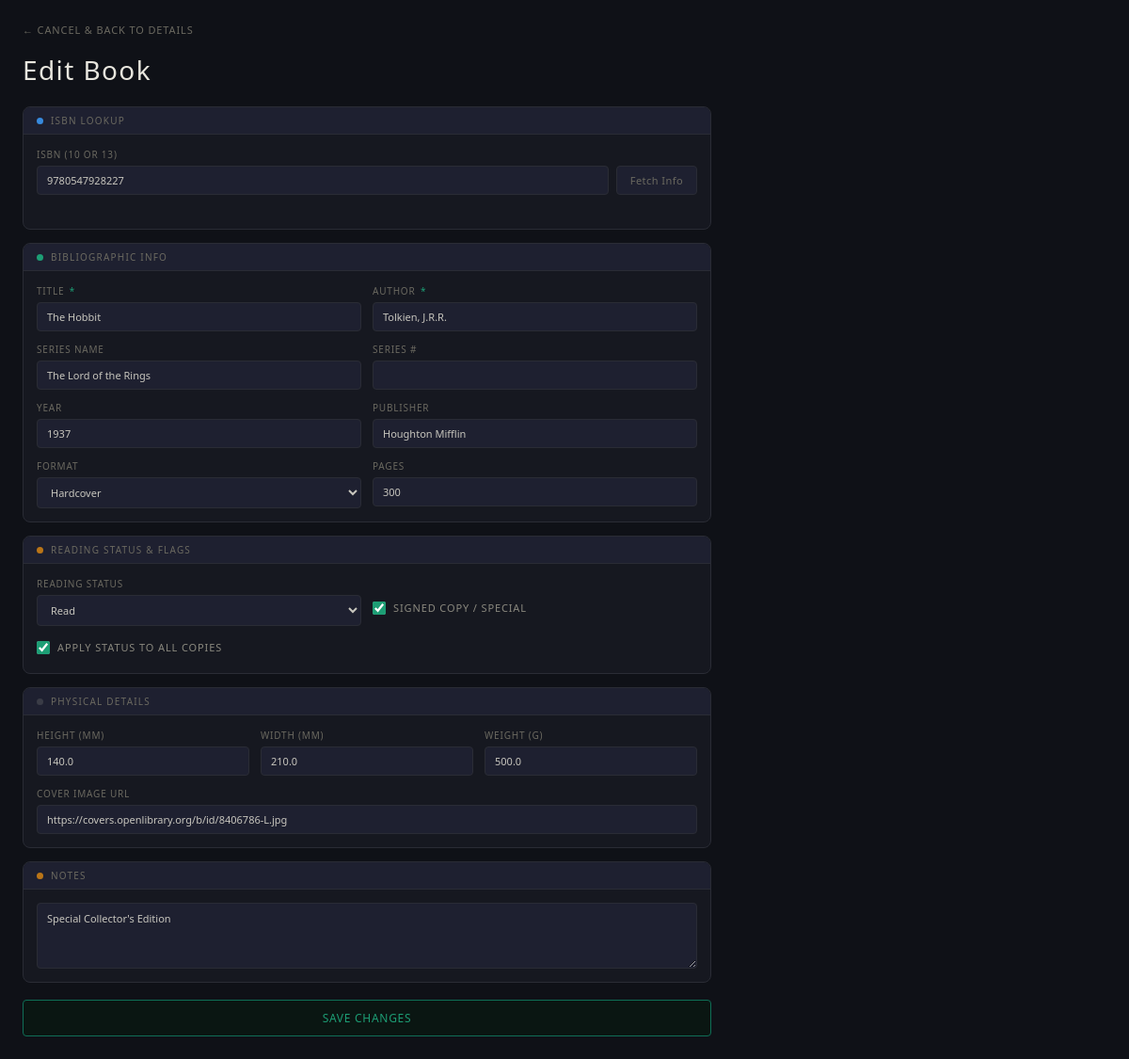
The page /book/3/edit on the database its author committed.
### tables this page shows
CREATE TABLE books (
            id INTEGER PRIMARY KEY AUTOINCREMENT,
            title TEXT NOT NULL,
            author TEXT NOT NULL,
            isbn TEXT,
            publisher TEXT,
            binding TEXT,
            page_count INTEGER,
            published_year INTEGER,
            series_title TEXT,
            series_number REAL,
            height REAL,
            width REAL,
            weight REAL,
            notes TEXT,
            cover_url TEXT,
            read_status TEXT DEFAULT NULL,
            is_signed INTEGER DEFAULT 0,
            no_isbn INTEGER DEFAULT 0
        , cover_filename TEXT);

### app.py (the view, shortened to what this page needs)
    @app.route('/book/<int:book_id>/edit', methods=('GET', 'POST'))
    def edit_book(book_id):
        conn = get_db_connection()
        book = conn.execute('SELECT * FROM books WHERE id = ?', (book_id,)).fetchone()
        if book is None:
            conn.close()
            abort(404)
        conn.close()
        return render_template('add_book.html', book=book)

### app.py (called while the page is built)
@app.context_processor
def inject_mode():
    return dict(is_read_only=IS_READ_ONLY)

def get_db_connection():
    base_dir = os.path.dirname(os.path.abspath(__file__))
    db_path = os.path.join(base_dir, 'data', 'books.db')
    conn = sqlite3.connect(db_path)
    conn.row_factory = sqlite3.Row
    return conn

### templates/add_book.html (shortened to what this page needs)
<!DOCTYPE html>
<html lang="en">
<head>
</head>
<body>
    {% if book %}
        <a href="/book/{{ book['id'] }}" class="nav-link">← Cancel &amp; Back to Details</a>
    {% else %}
        <a href="/" class="nav-link">← Cancel &amp; Back to Library</a>
    {% endif %}
    <h1>{% if book %}Edit Book{% else %}Add New Book{% endif %}</h1>
    <form method="POST">
        <div class="card">
            <div class="card-header">
                <div class="dot dot-blue"></div>
                ISBN Lookup
            </div>
            <div class="card-body">
                <div class="form-group">
                    <label>ISBN (10 or 13)</label>
                    <div class="isbn-row">
                        <input type="text" id="isbn" name="isbn" value="{{ book['isbn'] if book else '' }}" placeholder="e.g. 9780441013593">
                        <button type="button" class="btn-fetch" id="fetch-btn">Fetch Info</button>
                    </div>
                    <div id="api-status"></div>
                </div>
            </div>
        </div>
        <div class="card">
            <div class="card-header">
                <div class="dot dot-teal"></div>
                Bibliographic Info
            </div>
            <div class="card-body">
                <div class="form-row">
                    <div class="form-group">
                        <label>Title <span class="required">*</span></label>
                        <input type="text" id="title" name="title" value="{{ book['title'] if book else '' }}" required>
                    </div>
                    <div class="form-group">
                        <label>Author <span class="required">*</span></label>
                        <input type="text" id="author" name="author" value="{{ book['author'] if book else '' }}" required>
                    </div>
                </div>
                <div class="form-row">
                    <div class="form-group">
                        <label>Series Name</label>
                        <input type="text" id="series_title" name="series_title" value="{{ book['series_title'] if book and book['series_title'] else '' }}">
                    </div>
                    <div class="form-group">
                        <label>Series #</label>
                        <input type="number" step="0.1" id="series_number" name="series_number" value="{{ book['series_number'] if book and book['series_number'] else '' }}">
                    </div>
                </div>
                <div class="form-row">
                    <div class="form-group">
                        <label>Year</label>
                        <input type="number" id="published_year" name="published_year" value="{{ book['published_year'] if book and book['published_year'] else '' }}">
                    </div>
                    <div class="form-group">
                        <label>Publisher</label>
                        <input type="text" id="publisher" name="publisher" value="{{ book['publisher'] if book and book['publisher'] else '' }}">
                    </div>
                </div>
                <div class="form-row">
                    <div class="form-group">
                        <label>Format</label>
                        <select id="binding" name="binding">
                            <option value="Hardcover" {% if book and book['binding'] == 'Hardcover' %}selected{% endif %}>Hardcover</option>
                        </select>
                    </div>
                    <div class="form-group">
                        <label>Pages</label>
                        <input type="number" id="page_count" name="page_count" value="{{ book['page_count'] if book and book['page_count'] else '' }}">
                    </div>
                </div>
            </div>
        </div>
        <div class="card">
            <div class="card-header">
                <div class="dot dot-amber"></div>
                Reading Status &amp; Flags
            </div>
            <div class="card-body">
                <div class="form-row">
                    <div class="form-group">
                        <label>Reading Status</label>
                        <select id="read_status" name="read_status">
                            <option value="Read" {% if book and book['read_status'] == 'Read' %}selected{% endif %}>Read</option>
                        </select>
                        <div class="checkbox-group" style="margin-top:4px">
                            <input type="checkbox" id="sync_status" name="sync_status" checked>
                            <label for="sync_status" class="checkbox-label">Apply status to all copies</label>
                        </div>
                    </div>
                    <div class="form-group">
                        <label>&nbsp;</label>
                        <div class="checkbox-group">
                            <input type="checkbox" id="is_signed" name="is_signed" {% if book and book['is_signed'] == 1 %}checked{% endif %}>
                            <label for="is_signed" class="checkbox-label">Signed Copy / Special</label>
                        </div>
                    </div>
                </div>
            </div>
        </div>
        <div class="card">
            <div class="card-header">
                <div class="dot dot-gray"></div>
                Physical Details
            </div>
            <div class="card-body">
                <div class="form-row-3">
                    <div class="form-group">
                        <label>Height (mm)</label>
                        <input type="number" step="0.1" name="height" placeholder="e.g. 198" value="{{ book['height'] if book and book['height'] else '' }}">
                    </div>
                    <div class="form-group">
                        <label>Width (mm)</label>
                        <input type="number" step="0.1" name="width" placeholder="e.g. 130" value="{{ book['width'] if book and book['width'] else '' }}">
                    </div>
                    <div class="form-group">
                        <label>Weight (g)</label>
                        <input type="number" step="0.1" name="weight" placeholder="e.g. 245" value="{{ book['weight'] if book and book['weight'] else '' }}">
                    </div>
                </div>
                <div class="form-group" style="margin-top:12px">
                    <label>Cover Image URL</label>
                    <input type="text" id="cover_url" name="cover_url" value="{{ book['cover_url'] if book and book['cover_url'] else '' }}">
                </div>
            </div>
        </div>
        <div class="card">
            <div class="card-header">
                <div class="dot dot-amber"></div>
                Notes
            </div>
            <div class="card-body">
                <div class="form-group">
                    <textarea id="notes" name="notes" placeholder="Acquisition notes, condition, provenance…">{{ book['notes'] if book and book['notes'] else '' }}</textarea>
                </div>
            </div>
        </div>
        <button type="submit" class="btn-submit">
            {% if book %}Save Changes{% else %}Save to Library{% endif %}
        </button>
    </form>
</body>
</html>

### templates/add_book.html (style rules this page uses)
:root { --bg: #0f1117; --surface: #161820; --surface-alt: #1e2030; --border: #2a2c35; --border-dim: #1a1c24; --text-primary: #c8c6be; --text-secondary: #8a887e; --text-muted: #6b6960; --text-dim: #5a5c66; --text-bright: #e8e6de; --teal: #1d9e75; --teal-bg: #0a1612; --teal-border: #0f6e56; --blue: #378add; --blue-border: #185fa5; --blue-bg: #0a1222; --amber: #ba7517; --red: #e24b4a; --gray: #3a3c46; }
* { box-sizing: border-box; margin: 0; padding: 0; }
body { background: var(--bg); color: var(--text-primary); font-family: 'Segoe UI', system-ui, sans-serif; font-size: 12px; padding: 24px; max-width: 780px; }
.nav-link { font-size: 11px; color: var(--text-muted); text-decoration: none; text-transform: uppercase; letter-spacing: 0.08em; display: block; margin-bottom: 16px; }
h1 { font-size: 28px; font-weight: 300; color: var(--text-bright); letter-spacing: 0.05em; margin-bottom: 20px; }
.card { background: var(--surface); border: 1px solid var(--border); border-radius: 8px; overflow: hidden; margin-bottom: 14px; }
.card-header { padding: 7px 14px; font-size: 10px; letter-spacing: 0.12em; text-transform: uppercase; border-bottom: 1px solid var(--border); display: flex; align-items: center; gap: 8px; color: var(--text-muted); background: var(--surface-alt); }
.dot { width: 7px; height: 7px; border-radius: 50%; flex-shrink: 0; }
.dot-teal { background: var(--teal); }
.dot-blue { background: var(--blue); }
.dot-amber { background: var(--amber); }
.dot-gray { background: var(--gray); }
.card-body { padding: 14px; }
.form-row { display: grid; grid-template-columns: 1fr 1fr; gap: 12px; margin-bottom: 12px; }
.form-row-3 { display: grid; grid-template-columns: 1fr 1fr 1fr; gap: 12px; margin-bottom: 12px; }
.form-row:last-child, .form-row-3:last-child { margin-bottom: 0; }
.form-group { display: flex; flex-direction: column; gap: 5px; }
label { font-size: 10px; text-transform: uppercase; letter-spacing: 0.08em; color: var(--text-muted); }
.required { color: var(--teal); margin-left: 2px; }
input[type="text"], input[type="number"], select, textarea { background: var(--surface-alt); border: 1px solid var(--border); color: var(--text-primary); padding: 7px 10px; border-radius: 4px; font-size: 11px; font-family: inherit; outline: none; width: 100%; transition: border-color 0.15s; }
textarea { resize: vertical; min-height: 70px; line-height: 1.6; }
.isbn-row { display: flex; gap: 8px; align-items: stretch; }
.isbn-row input { flex: 1; }
.btn-fetch { background: var(--surface-alt); border: 1px solid var(--border); color: var(--text-muted); padding: 7px 14px; border-radius: 4px; font-size: 11px; font-family: inherit; cursor: pointer; letter-spacing: 0.04em; white-space: nowrap; transition: all 0.15s; }
#api-status { font-size: 10px; margin-top: 5px; min-height: 1.2em; color: var(--text-dim); }
.checkbox-group { display: flex; align-items: center; gap: 8px; padding: 6px 0; }
.checkbox-group input[type="checkbox"] { width: 14px; height: 14px; accent-color: var(--teal); flex-shrink: 0; }
.checkbox-label { font-size: 11px; color: var(--text-secondary); cursor: pointer; }
.btn-submit { width: 100%; padding: 10px; background: var(--teal-bg); color: var(--teal); border: 1px solid var(--teal-border); border-radius: 4px; font-size: 12px; font-family: inherit; font-weight: 500; cursor: pointer; letter-spacing: 0.06em; text-transform: uppercase; transition: background 0.15s; margin-top: 4px; }

### rows shown on the page
books: isbn "9780547928227", title "The Hobbit", author "Tolkien, J.R.R.", series_title "The Lord of the Rings", published_year "1937", publisher "Houghton Mifflin", binding "Hardcover", page_count "300", read_status "Read", is_signed "☑", height "140.0", width "210.0", weight "500.0", cover_url "https://covers.openlibrary.org/b/id/8406786-L.jpg", notes "Special Collector's Edition"
